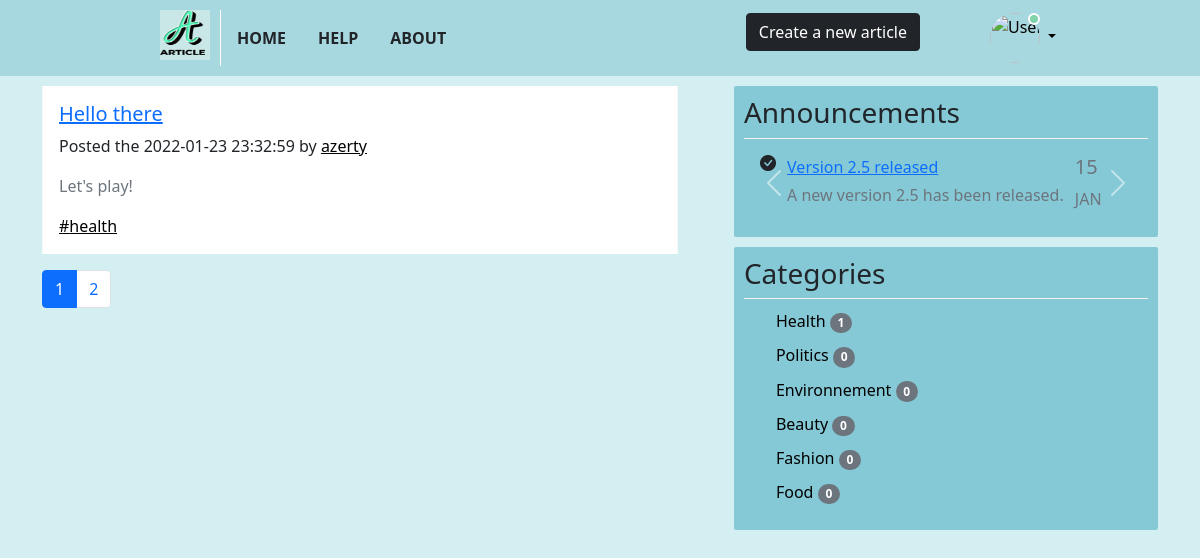
Screenshot of /home.php (signed in) with the database file from the repository.
### tables this page shows
CREATE TABLE `articles` (
  `idArticles` int(11) NOT NULL,
  `title` text NOT NULL,
  `description` text NOT NULL,
  `publicationDate` datetime NOT NULL,
  `idUsers` int(11) NOT NULL,
  `token` text NOT NULL
);

CREATE TABLE `users` (
  `idUsers` int(11) NOT NULL,
  `username` text NOT NULL,
  `password` text NOT NULL,
  `email` text NOT NULL,
  `token` text NOT NULL,
  `status` text NOT NULL
);

CREATE TABLE `categories` (
  `id` int(11) NOT NULL,
  `name` text NOT NULL,
  `idArticles` text NOT NULL
);

### class/controller.php (called while the page is built, shortened)
<?php
class Controller
{
    public static function sendQuery(mysqli $connect, string $query, array $values = null): mysqli_result|bool
    {
        if (isset($values)) {
            $res = $connect->prepare($query);
            $res->execute($values);
            return $res->get_result();
        }
        return $connect->query($query);
    }
    public static function fetchData(mysqli $connect, string $data, string $table, string $conditions, array $values = null): array|false
    {
        $res = self::sendQuery($connect, "SELECT $data FROM $table $conditions", $values);
        if ($res->num_rows == 1) {
            return $res->fetch_assoc();
        } else if ($res->num_rows > 1) {
            return $res->fetch_all(MYSQLI_ASSOC);
        }
        return false;
    }
}

### class/user.php (called while the page is built, shortened)
<?php
class User extends Controller
{
    static function getUserByToken(mysqli $connect, string $token): array|false
    {
        return self::fetchData($connect, "*", "users", "WHERE token=?", [$token]);
    }
    static function getUserByID(mysqli $connect, int $userID): array|false
    {
        return self::fetchData($connect, "*", "users", "WHERE idUsers=?", [$userID]);
    }
}

### class/article.php (called while the page is built, shortened)
<?php
class Article extends Controller
{
    static function getAllArticles(mysqli $connect): array|false
    {
        return self::fetchData($connect, "*", "articles", "");
    }
    static function getCategorieByArticleID(mysqli $connect, int $artID): array|false
    {
        $categories = Categorie::getAllCategories($connect);
        if ($categories) {
            foreach ($categories as $cat) {
                foreach ($cat["articles"] as $article) {
                    if ($article["idArticles"] == $artID) {
                        return $cat;
                    }
                }
            }
        }
        return false;
    }
}

### class/categorie.php (called while the page is built, shortened)
<?php
class Categorie extends Controller
{
    static function getArticlesIDByCategorieID(mysqli $connect, int $idCat): string
    {
        $articlesID = self::fetchData($connect, "idArticles", "categories", "WHERE id=?", [$idCat]);
        if ($articlesID) {
            return $articlesID["idArticles"];
        }
        return "";
    }
    static function getAllArticlesByCategorieID(mysqli $connect, int $idCat): array
    {
        $articlesID = self::getArticlesIDByCategorieID($connect, $idCat);
        $articles = [];
        if ($articlesID) {
            if (strlen($articlesID) == 1) {
                array_push($articles, self::fetchData($connect, "*", "articles", "WHERE idArticles=?", [$articlesID]));
            } elseif (strlen($articlesID) > 1) {
                $articlesID = explode(',', $articlesID);
                foreach ($articlesID as $artID) {
                    array_push($articles, self::fetchData($connect, "*", "articles", "WHERE idArticles=?", [$artID]));
                }
            }
        }
        return $articles;
    }
    static function getAllCategories(mysqli $connect): array|false
    {
        $categories = self::fetchData($connect, "*", "categories", "");
        if ($categories) {
            $allCat = [];
            $tmpCat = [];
            foreach ($categories as $cat) {
                $tmpCat["id"] = $cat["id"];
                $tmpCat["name"] = $cat["name"];
                $tmpCat["articles"] = self::getAllArticlesByCategorieID($connect, $cat["id"]);
                array_push($allCat, $tmpCat);
                $tmpCat = [];
            }
            return $allCat;
        }
        return false;
    }
}

### home.php (the view, shortened to what this page needs)
<?php
require_once 'class/util.php';
require_once 'class/controller.php';
require_once 'class/user.php';
require_once 'class/article.php';
require_once 'class/categorie.php';
$dbconnect = Util::getDatabaseConnection();
$connect = $dbconnect->conn;
if (isset($_SESSION["token"]) && !empty($_SESSION["token"]) && isset($_SESSION["logged-in"]) && $_SESSION["logged-in"]) {
    $user = User::getUserByToken($connect, $_SESSION["token"]);
    if (!$user) {
        echo "user not found";
        Util::redirect("login.php");
    } else {
        require_once 'inc/navbar.php';
        require_once 'inc/bootstrap.php';
    }
} else {
    echo "pas connecte";
    Util::redirect("login.php");
}
?>
<!DOCTYPE html>
<html lang="en">
<head>
</head>
<body>
    <div class="container d-flex justify-content-center">
        <div class="left-side">
            <div class="posts">
                <?php
                $articles = Article::getAllArticles($connect);
                if ($articles) {
                    if (count($articles) == count($articles, COUNT_RECURSIVE)) {
                        $art = $articles;
                        $auteur = User::getUserByID($connect, $art["idUsers"]);
                        $cat = Article::getCategorieByArticleID($connect, $art["idArticles"]);
                        echo ' <div class="article-block card row-hover pos-relative py-3 px-3 mb-3 border-light border-top-0 border-right-0 border-bottom-0 rounded-0">
                                    <div class="row align-items-center">
                                    ';
                        echo '              <div class=" mb-3 mb-sm-0">
                          <div style="display: flex; justify-content: space-between;">';
                        echo '
                                    <h5>
                                            <a href="details.php?art=' . $art["token"] . '" class="text-primary">' . $art["title"] . '</a>
                                            </h5>
                                    </div>';
                        echo '
                                            <p class="text-sm">
                                            <span class="op-6">Posted the ' . $art["publicationDate"] . ' by</span>
                                            <a class="text-black" href="account.php?u=' . $auteur["token"] . '">' . $auteur["username"] . '</a></p>
                                            <div class="text-muted">
                                            <p class="paragraph">' . $art["description"] . '</p>
                                            </div>
                                            <div class="text-sm op-5">';
                        if ($cat) {
                            echo '<a class="text-black mr-2" href=categorie.php?cat=' . $cat["id"] . '>#' . $cat["name"] . '</a>';
                        }
                        echo '</div>
                                    </div>
                                </div>
                                </div>';
                    }
                }
                ?>
            </div>
            <div class="pagination">
                <nav aria-label="...">
                    <ul id="pagin" class="pagination">
                        <?php
                        if ($articles) {
                            $sizeArticles = sizeof($articles);
                            $maxPage = 4;
                            $sizePage = ceil($sizeArticles / $maxPage);
                            for ($i = 0; $i < $sizePage; $i++) {
                                if ($i == 0) {
                                    echo '<li class="page-item active"><a class="page-link" href="#">' . ($i + 1) . '</a></li> ';
                                } else {
                                    echo '<li class="page-item"><a class="page-link" href="#">' . ($i + 1) . '</a></li> ';
                                }
                            }
                        }
                        ?>
                    </ul>
                </nav>
            </div>
        </div>
        <div class="right-side">
            <div class="side-block">
                <h3>Announcements</h3>
                <div class="divline"></div>
                <div id="carouselExampleControls" class="carousel slide" data-bs-ride="carousel">
                    <div class="carousel-inner">
                        <div class="carousel-item active">
                            <div class="carousel-wrap">
                                <li class="d-flex no-block card-body">
                                    <div class="wrap-icon d-grid">
                                    </div>
                                    <div class="d-grid ">
                                        <a href="#" class="m-b-0 font-medium p-0" data-abc="true">Version 2.5 released</a>
                                        <span class="text-muted">A new version 2.5 has been released. </span>
                                    </div>
                                    <div class="date-news ml-auto">
                                        <div class="tetx-right">
                                            <h5 class="text-muted m-b-0">15</h5>
                                            <span class="text-muted font-16">JAN</span>
                                        </div>
                                    </div>
                                </li>
                            </div>
                        </div>
                    </div>
                    <button class="carousel-control-prev" type="button" data-bs-target="#carouselExampleControls" data-bs-slide="prev">
                        <span class="carousel-control-prev-icon" aria-hidden="true"></span>
                    </button>
                    <button class="carousel-control-next" type="button" data-bs-target="#carouselExampleControls" data-bs-slide="next">
                        <span class="carousel-control-next-icon" aria-hidden="true"></span>
                    </button>
                </div>
            </div>
            <div class="side-block">
                <div class="categories">
                    <h3>Categories</h3>
                    <div class="divline"></div>
                    <div class="blocktxt">
                        <ul class="cats">
                            <?php
                            $categories = Categorie::getAllCategories($connect);
                            if ($categories) {
                                foreach ($categories as $cat) {
                                    echo '<li>
                                        <a href="categorie.php?cat=' . $cat["id"] . '">' . ucfirst($cat["name"]) . '
                                        <span class="badge rounded-pill bg-secondary">' . sizeof($cat["articles"]) . '</span>
                                        </a>
                                        </li>';
                                }
                            }
                            ?>
                        </ul>
                    </div>
                </div>
            </div>
        </div>
    </div>
</body>
</html>

### inc/navbar.php (shortened to what this page needs)
<nav class="nav">
        <div class="nav-wrap d-flex w-100 h-100">
            <div class="left-nav d-flex w-30">
                <div class="icon">
                    <img src="assets\css\ARTICLE.png" style="width:45px;height:45px;" >
                </div>
                <div class="pages">
                    <div class="page__menu menu">
                        <ul class="menu__list r-list">
                            <li class="menu__group">
                                <a href="home.php" class="menu__link r-link text-underlined">Home</a>
                            </li>
                            <li class="menu__group">
                                <a href="#0" class="menu__link r-link text-underlined">Help</a>
                            </li>
                            <li class="menu__group">
                                <a href="#0" class="menu__link r-link text-underlined">About</a>
                            </li>
                        </ul>
                    </div>
                </div>
            </div>
            <div class="right-nav d-flex w-70">
                <div class="wrap-art-search d-flex">
                    <div class="new-art">
                        <a class="btn btn-dark" href="new.php">Create a new article</a>
                    </div>
                </div>
                <div class="personal">
                    <div class="position-relative dropdown">
                        <a class="dropdown-toggle" href="#" role="button" id="dropdownMenuLink" data-bs-toggle="dropdown" aria-expanded="false">
                            <img src="https://www.e-xpertsolutions.com/wp-content/plugins/all-in-one-seo-pack/images/default-user-image.png" class="mr-3 rounded-circle" width="50" alt="User" />
                            <div class="status user">&nbsp;</div>
                        </a>
                    </div>
                </div>
            </div>
        </div>
    </nav>

### inc/bootstrap.php (shortened to what this page needs)
<link rel="stylesheet" href="https://cdn.jsdelivr.net/npm/bootstrap-icons@1.7.2/font/bootstrap-icons.css">
<link href="https://cdn.jsdelivr.net/npm/bootstrap@5.1.3/dist/css/bootstrap.min.css" rel="stylesheet">

### assets/css/style-home.php (style rules this page uses)
body { background-color:#D4EFF2 !important; }
.container { padding: 10px 0; }
.wrap-icon { margin-right: 3%; }
.right-side { width: 40%; margin-left: 5%; }
.left-side { width: 60%; }
.date-news { margin-left: 3%; }
.divline { height: 1px; line-height: 1px; border-bottom: solid 1px #f1f1f1; }
.side-block { padding: 10px; background-color: #86C9D6; border-radius: 2px; margin-bottom: 10px; }
.cats li { list-style: none; margin-top: 10px; }
.cats li a { color: black; text-decoration: none; }

### rows the page displays
articles: title "Hello there", publicationDate "2022-01-23 23:32:59", description "Let's play!"
users: username "azerty"
categories: name "health", name "Health", sizeof($cat["articles"]) "1"
categories: name "Politics", sizeof($cat["articles"]) "0"
categories: name "Environnement", sizeof($cat["articles"]) "0"
categories: name "Beauty", sizeof($cat["articles"]) "0"
categories: name "Fashion", sizeof($cat["articles"]) "0"
categories: name "Food", sizeof($cat["articles"]) "0"
